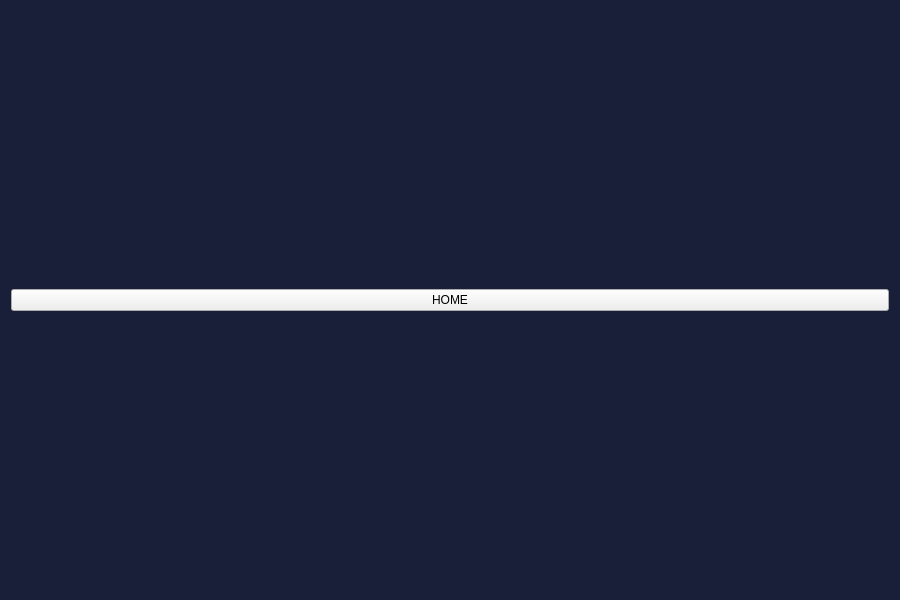
<?xml version="1.0" encoding="UTF-8"?>
<ui version="4.0">
 <class>Prodotti</class>
 <widget class="QWidget" name="Prodotti">
  <property name="geometry">
   <rect>
    <x>0</x>
    <y>0</y>
    <width>900</width>
    <height>600</height>
   </rect>
  </property>
  <property name="windowTitle">
   <string>Form</string>
  </property>
  <property name="styleSheet">
   <string notr="true">#Prodotti{
	background-color:#1a1f39;
}</string>
  </property>
  <layout class="QHBoxLayout" name="horizontalLayout">
   <item>
    <widget class="QPushButton" name="pushButton">
     <property name="text">
      <string>HOME</string>
     </property>
    </widget>
   </item>
  </layout>
 </widget>
 <resources>
  <include location="../resources.qrc"/>
 </resources>
 <connections/>
</ui>
